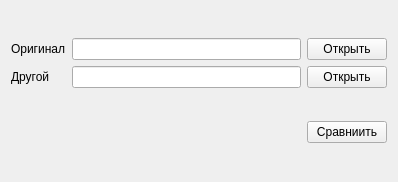
<?xml version="1.0" encoding="UTF-8"?>
<ui version="4.0">
 <class>ComparingWidget</class>
 <widget class="QWidget" name="ComparingWidget">
  <property name="geometry">
   <rect>
    <x>0</x>
    <y>0</y>
    <width>398</width>
    <height>182</height>
   </rect>
  </property>
  <property name="windowTitle">
   <string>Form</string>
  </property>
  <layout class="QVBoxLayout" name="verticalLayout">
   <item>
    <layout class="QGridLayout" name="gridLayout">
     <item row="0" column="0">
      <widget class="QLabel" name="label">
       <property name="text">
        <string>Оригинал</string>
       </property>
      </widget>
     </item>
     <item row="0" column="1">
      <widget class="QLineEdit" name="linePath"/>
     </item>
     <item row="0" column="2">
      <widget class="QPushButton" name="pushOpen">
       <property name="text">
        <string>Открыть</string>
       </property>
      </widget>
     </item>
     <item row="1" column="0">
      <widget class="QLabel" name="label_2">
       <property name="text">
        <string>Другой</string>
       </property>
      </widget>
     </item>
     <item row="1" column="1">
      <widget class="QLineEdit" name="linePath2"/>
     </item>
     <item row="1" column="2">
      <widget class="QPushButton" name="pushOpen2">
       <property name="text">
        <string>Открыть</string>
       </property>
      </widget>
     </item>
    </layout>
   </item>
   <item>
    <layout class="QHBoxLayout" name="horizontalLayout">
     <item>
      <spacer name="horizontalSpacer">
       <property name="orientation">
        <enum>Qt::Horizontal</enum>
       </property>
       <property name="sizeHint" stdset="0">
        <size>
         <width>40</width>
         <height>20</height>
        </size>
       </property>
      </spacer>
     </item>
     <item>
      <widget class="QPushButton" name="pushCompare">
       <property name="text">
        <string>Сравниить</string>
       </property>
      </widget>
     </item>
    </layout>
   </item>
  </layout>
 </widget>
 <resources/>
 <connections/>
</ui>
